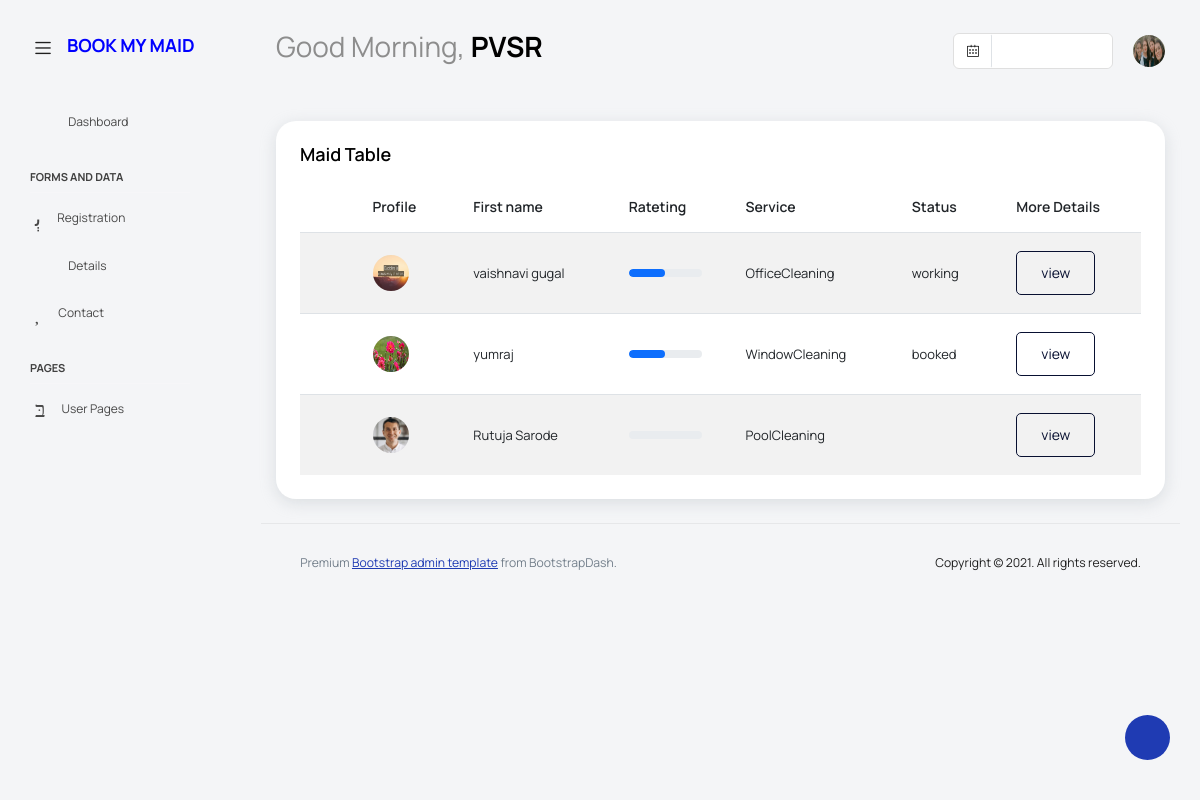
/bookmaid-login/template/pages/tables/Maidtable.php (signed in), run on the app's committed database.
### tables this page shows
CREATE TABLE `details` (
  `id` int(11) NOT NULL,
  `image` varchar(255) NOT NULL,
  `name` varchar(255) NOT NULL,
  `mob_no` bigint(250) NOT NULL,
  `address` varchar(255) NOT NULL,
  `city` varchar(255) NOT NULL,
  `email` varchar(255) NOT NULL,
  `password` varchar(255) NOT NULL,
  `addhar` bigint(50) NOT NULL,
  `experience` int(50) NOT NULL,
  `gender` varchar(20) NOT NULL,
  `profession` varchar(255) NOT NULL,
  `fir-reg` varchar(20) DEFAULT NULL,
  `no_of_comp` bigint(255) NOT NULL,
  `acc_no` bigint(255) NOT NULL,
  `ifc` bigint(50) NOT NULL,
  `detail` varchar(255) NOT NULL,
  `salary` bigint(50) NOT NULL,
  `rating` int(100) DEFAULT NULL,
  `status` varchar(255) DEFAULT NULL,
  `addhar_pdf` varchar(255) DEFAULT NULL,
  `criminal_pdf` varchar(255) DEFAULT NULL
);

### bookmaid-login/template/pages/tables/Maidtable.php (the view, shortened to what this page needs)
<!DOCTYPE html>
<html lang="en">
<head>
  <link rel="stylesheet" href="../../vendors/feather/feather.css">
  <link rel="stylesheet" href="../../vendors/mdi/css/materialdesignicons.min.css">
  <link rel="stylesheet" href="../../vendors/ti-icons/css/themify-icons.css">
  <link rel="stylesheet" href="../../vendors/typicons/typicons.css">
  <link rel="stylesheet" href="../../vendors/simple-line-icons/css/simple-line-icons.css">
  <link rel="stylesheet" href="../../vendors/css/vendor.bundle.base.css">
  <link rel="stylesheet" href="../../css/vertical-layout-light/style.css">
</head>
<body>
  <div class="container-scroller">
    <nav class="navbar default-layout col-lg-12 col-12 p-0 fixed-top d-flex align-items-top flex-row">
      <div class="text-center navbar-brand-wrapper d-flex align-items-center justify-content-start">
        <div class="me-3">
          <button class="navbar-toggler navbar-toggler align-self-center" type="button" data-bs-toggle="minimize">
            <span class="icon-menu"></span>
          </button>
        </div>
        <div>
          <a class="navbar-brand brand-logo" href="../../index.php">
          <h4 class="card-title" style="color:blue"> <b><font size="+1">BOOK MY MAID</b></font></h4>
          </a>
        </div>
      </div>
      <div class="navbar-menu-wrapper d-flex align-items-top">
        <ul class="navbar-nav">
          <li class="nav-item font-weight-semibold d-none d-lg-block ms-0">
            <h1 class="welcome-text">Good Morning, <span class="text-black fw-bold">PVSR</span></h1>
          </li>
        </ul>
       <ul class="navbar-nav ms-auto">
          <li class="nav-item d-none d-lg-block">
            <div id="datepicker-popup" class="input-group date datepicker navbar-date-picker">
              <span class="input-group-addon input-group-prepend border-right">
                <span class="icon-calendar input-group-text calendar-icon"></span>
              </span>
              <input type="text" class="form-control">
            </div>
          </li>
          <li class="nav-item dropdown d-none d-lg-block user-dropdown">
            <a class="nav-link" id="UserDropdown" href="#" data-bs-toggle="dropdown" aria-expanded="false">
              <img class="img-xs rounded-circle" src="../../images/face0.jpeg" alt="Profile image"> </a>
          </li>
        </ul>
      </div>
    </nav>
    <div class="container-fluid page-body-wrapper">
      <div class="theme-setting-wrapper">
        <div id="settings-trigger"><i class="ti-settings"></i></div>
      </div>
      <nav class="sidebar sidebar-offcanvas" id="sidebar">
        <ul class="nav">
          <li class="nav-item">
            <a class="nav-link" href="../../index.php">
              <i class="mdi mdi-grid-large menu-icon"></i>
              <span class="menu-title">Dashboard</span>
            </a>
          </li>
          <li class="nav-item nav-category">Forms and Data</li>
          <li class="nav-item">
            <a class="nav-link" data-bs-toggle="collapse" href="#form-elements" aria-expanded="false" aria-controls="form-elements">
              <i class="menu-icon mdi mdi-card-text-outline"></i>
              <span class="menu-title">Registration</span>
              <i class="menu-arrow"></i>
            </a>
          </li>
          <li class="nav-item">
            <a class="nav-link" data-bs-toggle="collapse" href="#tables" aria-expanded="false" aria-controls="tables">
              <i class="menu-icon mdi mdi-table"></i>
              <span class="menu-title">Details</span>
              <i class="menu-arrow"></i>
            </a>
          </li>
          <li class="nav-item">
            <a class="nav-link" data-bs-toggle="collapse" href="#icons" aria-expanded="false" aria-controls="icons">
              <i class="menu-icon mdi mdi-account"></i>
              <span class="menu-title">Contact</span>
              <i class="menu-arrow"></i>
            </a>
          </li>
          <li class="nav-item nav-category">pages</li>
          <li class="nav-item">
            <a class="nav-link" data-bs-toggle="collapse" href="#auth" aria-expanded="false" aria-controls="auth">
              <i class="menu-icon mdi mdi-account-circle-outline"></i>
              <span class="menu-title">User Pages</span>
              <i class="menu-arrow"></i>
            </a>
          </li>
        </ul>
      </nav>
      <div class="main-panel">
        <div class="content-wrapper">
          <div class="row">
            <div class="col-lg-12 grid-margin stretch-card">
              <div class="card">
                <div class="card-body">
                  <h4 class="card-title">Maid Table</h4>
                  <div class="table-responsive">
                    <table class="table table-striped">
                      <thead>
                        <tr>
						<th>
                          </th>
                          <th>
                            Profile
                          </th>
                          <th>
                            First name
                          </th>
                          <th>
                            Rateting
                          </th>
                          <th>
                            Service
                          </th>
                          <th>
                            Status
                          </th>
						  <th>
                            More Details
                          </th>
                        </tr>
                      </thead>
                      <tbody>
					  <?php
	            $sql=mysql_query("SELECT image,name,profession,status,rating,email FROM details");
				 while($row=mysql_fetch_array($sql))
	{
	                        $img=$row[image];
	                      echo "<form id=vform action=view.php method=POST>";
	                      echo"<tr>";
		                  echo "<td>" . "<input type=hidden  name=email id=email    value=" . $row['email'] ." </td>";
                          echo"<td class=py-1>";
                           echo"<img src='../forms/uploads/$img' >";
                          echo"</td>";
                          echo"<td>";
                          echo  $row['name'];
                          echo"</td>";
                          echo"<td>";
                           echo" <div class=progress>";
                           echo"   <div class=progress-bar bg-warning role=progressbar style=width:".$row['rating']."% aria-valuenow=20 aria-valuemin=0 aria-valuemax=100></div>";
                            echo"</div>";
                         echo" </td>";
                         echo" <td>";
                          echo $row['profession'];
                          echo"</td>";
                         echo" <td>";
                         echo $row['status'];
                        echo"  </td>";
						echo" <td>";
						echo  "<input type=submit name=view id=view value=view class='btn btn-outline-primary btn-fw'>" ;
						echo"  </td>";
	                  echo" </tr>";
					  echo" </form>";
					  }
						?>
                      </tbody>
                    </table>
                  </div>
                </div>
              </div>
            </div>
        <footer class="footer">
          <div class="d-sm-flex justify-content-center justify-content-sm-between">
            <span class="text-muted text-center text-sm-left d-block d-sm-inline-block">Premium <a href="https://www.bootstrapdash.com/" target="_blank">Bootstrap admin template</a> from BootstrapDash.</span>
            <span class="float-none float-sm-right d-block mt-1 mt-sm-0 text-center">Copyright © 2021. All rights reserved.</span>
          </div>
        </footer>
      </div>
    </div>
  </div>
</html>

### data on the page
details: image (picture), name "vaishnavi gugal", rating 50 (drawn), profession "OfficeCleaning", status "working"
details: image (picture), name "yumraj", rating 50 (drawn), profession "WindowCleaning", status "booked"
details: image (picture), name "Rutuja Sarode", profession "PoolCleaning"
